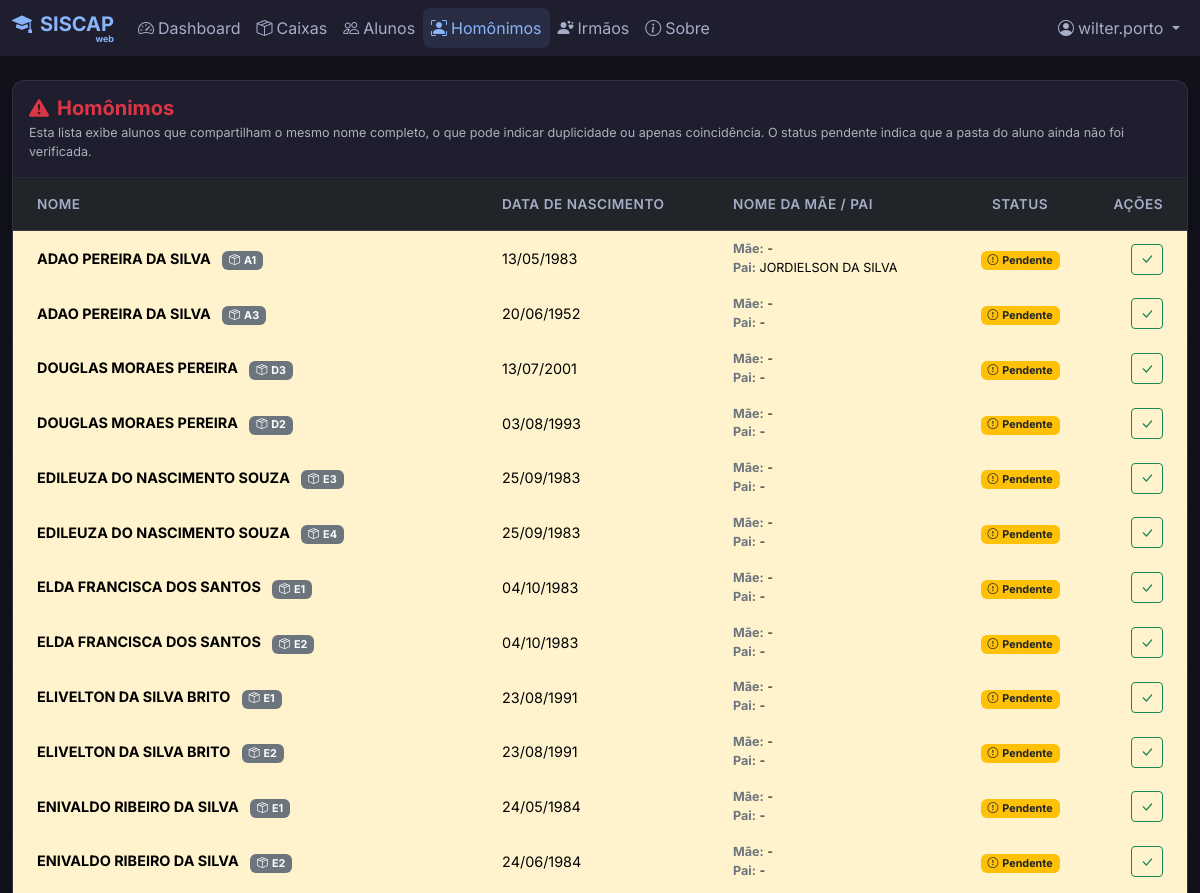
Page /homonimos (signed in, upper part) on the earlier database version.
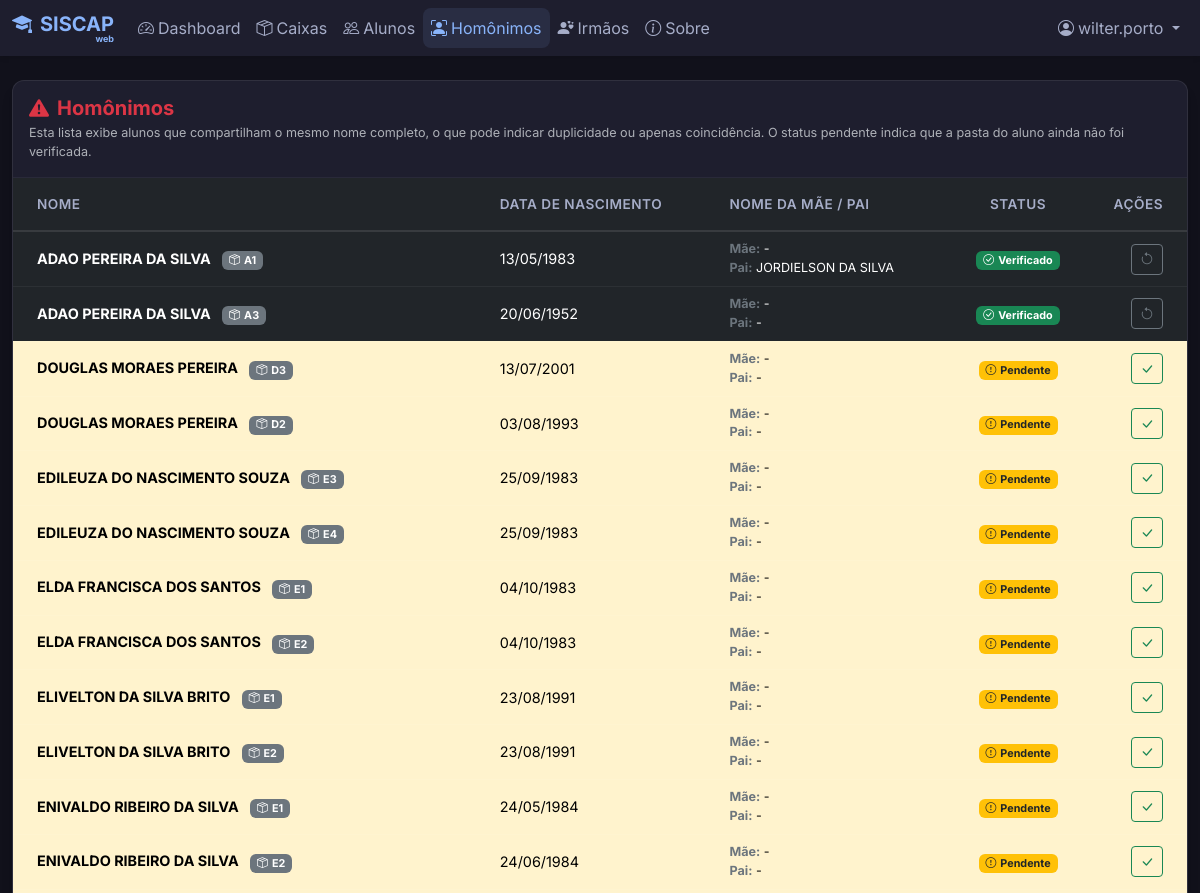
Same page on the later database version.
### models.py (models this page shows, shortened)
class User(UserMixin, db.Model):
    id = db.Column(db.Integer, primary_key=True)
    username = db.Column(db.String(80), unique=True, nullable=False)
    full_name = db.Column(db.String(120), nullable=True) # "Nome"
    cpf = db.Column(db.String(14), unique=True, nullable=True) # Formatted CPF 000.000.000-00
    email = db.Column(db.String(120), unique=True, nullable=True)
    password_hash = db.Column(db.String(200), nullable=False)
    role = db.Column(db.String(20), default='Usuário')
    active = db.Column(db.Boolean, default=True)

class Aluno(db.Model):
    id = db.Column(db.Integer, primary_key=True)
    nome = db.Column(db.String(100), nullable=False)
    data_nascimento = db.Column(db.Date, nullable=True)
    nome_mae = db.Column(db.String(100), nullable=True)
    nome_pai = db.Column(db.String(100), nullable=True)
    caixa_id = db.Column(db.Integer, db.ForeignKey('caixa.id'), nullable=False)
    ativo = db.Column(db.Boolean, default=False)
    homonimo_verificado = db.Column(db.Boolean, default=False)
    created_by_id = db.Column(db.Integer, db.ForeignKey('user.id'), nullable=True)
    caixa = db.relationship('Caixa', backref=db.backref('alunos', lazy=True))
    created_by = db.relationship('User', backref=db.backref('created_students', lazy=True))

class Caixa(db.Model):
    id = db.Column(db.Integer, primary_key=True)
    letra = db.Column(db.String(1), nullable=False)
    numero = db.Column(db.Integer, nullable=False)
    __table_args__ = (db.UniqueConstraint('letra', 'numero', name='_letra_numero_uc'),)
    @property
    def nome_formatado(self):
        return f"{self.letra}{self.numero}"

### app.py (the view)
@app.route('/homonimos')
@login_required
def homonimos():
    subquery = db.session.query(Aluno.nome).group_by(Aluno.nome).having(func.count(Aluno.nome) > 1).subquery()
    homonimos = Aluno.query.filter(Aluno.nome.in_(subquery)).order_by(Aluno.nome).all()
    return render_template('homonimos.html', homonimos=homonimos)

### app.py (called while the page is built)
def create_app(config_class=DevelopmentConfig):
    if os.environ.get('FLASK_ENV') == 'production':
        config_class = ProductionConfig
    app = Flask(__name__)
    app.config.from_object(config_class)
    app.config['PERMANENT_SESSION_LIFETIME'] = timedelta(minutes=10)
    db.init_app(app)
    login_manager = LoginManager()
    login_manager.login_view = 'login'
    login_manager.login_message = ''
    login_manager.login_message_category = 'info'
    login_manager.init_app(app)
    @login_manager.user_loader
    def load_user(user_id):
        return User.query.get(int(user_id))
    return app, login_manager

@app.context_processor
def inject_system_config():
    return dict(system_config=SystemConfig.query.first())

@app.before_request
def check_session_timeout():
    if current_user.is_authenticated:
        session.permanent = True
        last_activity = session.get('last_activity')
        if last_activity:
            last_activity_time = datetime.fromisoformat(last_activity)
            now = datetime.now()
            if now - last_activity_time > timedelta(minutes=10):
                logout_user()
                session.clear()
                flash('Sua sessão expirou por inatividade. Por favor, faça login novamente.', 'warning')
                return redirect(url_for('login'))
        session['last_activity'] = datetime.now().isoformat()

@app.before_request
def check_admin_access():
    admin_routes = ['/usuarios', '/configuracoes', '/importacoes', '/auditoria', '/usuarios/gerenciar']
    if request.path in admin_routes or request.path.startswith('/usuarios/'):
        if current_user.is_authenticated and current_user.role != 'Administrador':
            flash('Acesso negado. Apenas administradores podem acessar esta área.', 'error')
            return redirect(url_for('dashboard'))

### templates/homonimos.html (shortened to what this page needs)
{% extends 'base.html' %}
{% block content %}
<div style="font-size: 0.9rem;">
    <div class="card shadow-sm border-0">
        <div class="card-header bg-transparent py-3 border-bottom-0">
            <h5 class="card-title fw-bold text-danger mb-0">
                <i class="bi bi-exclamation-triangle-fill me-2"></i>Homônimos
            </h5>
            <p class="card-text text-muted small mt-1 mb-0">Esta lista exibe alunos que compartilham o mesmo nome
                completo,
                o que pode indicar duplicidade ou apenas coincidência. O status pendente indica que a pasta do aluno
                ainda não foi verificada.</p>
        </div>
        <div class="card-body p-0">
            <div class="table-responsive">
                <table class="table table-hover align-middle mb-0">
                    <thead class="bg-light">
                        <tr>
                            <th class="ps-4 py-3">Nome</th>
                            <th class="py-3">Data de Nascimento</th>
                            <th class="py-3">Nome da Mãe / Pai</th>
                            <th class="py-3 text-center">Status</th>
                            <th class="py-3 text-end pe-4">Ações</th>
                        </tr>
                    </thead>
                    <tbody>
                        {% for aluno in homonimos %}
                        <tr class="{% if not aluno.homonimo_verificado %}table-warning{% endif %}">
                            <td class="ps-4 fw-bold">
                                {{ aluno.nome }}
                                {% if aluno.caixa %}
                                <span class="badge bg-secondary ms-2" title="Caixa da Pasta">
                                    <i class="bi bi-box-seam me-1"></i>{{ aluno.caixa.nome_formatado }}
                                </span>
                                {% endif %}
                            </td>
                            <td>{{ aluno.data_nascimento.strftime('%d/%m/%Y') if aluno.data_nascimento else '<span
                                    class="text-muted fst-italic">Não informada</span>' | safe }}</td>
                            <td>
                                <div class="small"><span class="text-secondary fw-bold">Mãe:</span> {{ aluno.nome_mae or
                                    '-' }}
                                </div>
                                <div class="small"><span class="text-secondary fw-bold">Pai:</span> {{ aluno.nome_pai or
                                    '-' }}
                                </div>
                            </td>
                            <td class="text-center">
                                {% if aluno.homonimo_verificado %}
                                <span class="badge bg-success"><i class="bi bi-check-circle me-1"></i>Verificado</span>
                                {% else %}
                                <span class="badge bg-warning text-dark"><i
                                        class="bi bi-exclamation-circle me-1"></i>Pendente</span>
                                {% endif %}
                            </td>
                            <td class="text-end pe-4">
                                {% if not aluno.homonimo_verificado %}
                                <a href="{{ url_for('verificar_homonimo', id=aluno.id) }}"
                                    class="btn btn-sm btn-outline-success" title="Marcar como Verificado">
                                    <i class="bi bi-check-lg"></i>
                                </a>
                                {% else %}
                                <a href="{{ url_for('verificar_homonimo', id=aluno.id) }}"
                                    class="btn btn-sm btn-outline-secondary" title="Desmarcar Verificação">
                                    <i class="bi bi-arrow-counterclockwise"></i>
                                </a>
                                {% endif %}
                            </td>
                        </tr>
                        {% endfor %}
                    </tbody>
                </table>
            </div>
        </div>
    </div>
</div>
{% endblock %}

### templates/base.html (shortened to what this page needs)
<!DOCTYPE html>
<html lang="pt-BR" data-bs-theme="dark">
<head>
    <link href="https://cdn.jsdelivr.net/npm/bootstrap@5.3.2/dist/css/bootstrap.min.css" rel="stylesheet"
>
    <link rel="stylesheet" href="https://cdn.jsdelivr.net/npm/bootstrap-icons@1.11.1/font/bootstrap-icons.css">
    <link rel="stylesheet" href="{{ url_for('static', filename='css/style.css') }}">
</head>
<body>
    {% if current_user.is_authenticated %}
    <nav class="navbar navbar-expand-lg navbar-dark sticky-top mb-4">
        <div class="container-fluid">
            <a class="navbar-brand d-inline-flex flex-column align-items-end" style="line-height: 1;"
                href="{{ url_for('dashboard') }}">
                <div><i class="bi bi-mortarboard-fill me-2"></i>SISCAP</div>
                <span style="font-size: 45%;">web</span>
            </a>
            <div class="collapse navbar-collapse" id="navbarNav">
                <ul class="navbar-nav me-auto mb-2 mb-lg-0">
                    <li class="nav-item">
                        <a class="nav-link {% if request.path == '/' %}active{% endif %}"
                            href="{{ url_for('dashboard') }}">
                            <i class="bi bi-speedometer2 me-1"></i>Dashboard
                        </a>
                    </li>
                    <li class="nav-item">
                        <a class="nav-link {% if request.path == '/caixas' %}active{% endif %}"
                            href="{{ url_for('caixas') }}">
                            <i class="bi bi-box-seam me-1"></i>Caixas
                        </a>
                    </li>
                    <li class="nav-item">
                        <a class="nav-link {% if request.path.startswith('/alunos') %}active{% endif %}"
                            href="{{ url_for('alunos') }}">
                            <i class="bi bi-people me-1"></i>Alunos
                        </a>
                    </li>
                    <li class="nav-item">
                        <a class="nav-link {% if request.path == '/homonimos' %}active{% endif %}"
                            href="{{ url_for('homonimos') }}">
                            <i class="bi bi-person-bounding-box me-1"></i>Homônimos
                        </a>
                    </li>
                    <li class="nav-item">
                        <a class="nav-link {% if request.path == '/irmaos' %}active{% endif %}"
                            href="{{ url_for('irmaos') }}">
                            <i class="bi bi-person-hearts me-1"></i>Irmãos
                        </a>
                    </li>
                    <li class="nav-item">
                        <a class="nav-link {% if request.path == '/sobre' %}active{% endif %}"
                            href="{{ url_for('sobre') }}">
                            <i class="bi bi-info-circle me-1"></i>Sobre
                        </a>
                    </li>
                </ul>
                <ul class="navbar-nav">
                    <li class="nav-item dropdown">
                        <a class="nav-link dropdown-toggle" href="#" id="userDropdown" role="button"
                            data-bs-toggle="dropdown" aria-expanded="false">
                            <i class="bi bi-person-circle me-1"></i>{{ current_user.username }}
                        </a>
                    </li>
                </ul>
            </div>
        </div>
    </nav>
    {% endif %}
    <div class="container-fluid">
        <main class="main-content">
            {% block content %}{% endblock %}
        </main>
    </div>
    <div class="toast-container position-fixed top-0 end-0 p-3" style="z-index: 1055;">
    </div>
</body>
</html>

### static/css/style.css (style rules this page uses)
body { background-color: #11111b !important; color: #cdd6f4 !important; }
.nav-link { color: #a6adc8 !important; }
.nav-link:hover, .nav-link.active { background-color: rgba(137, 180, 250, 0.1) !important; color: #89b4fa !important; border-radius: 8px; }
.card { background-color: #1e1e2e !important; border: 1px solid rgba(255, 255, 255, 0.08) !important; box-shadow: 0 10px 15px -3px rgba(0, 0, 0, 0.1), 0 4px 6px -2px rgba(0, 0, 0, 0.05) !important; border-radius: 12px !important; }
.card-header { background-color: transparent !important; border-bottom: 1px solid rgba(255, 255, 255, 0.05) !important; padding-bottom: 15px !important; padding-top: 15px !important; }
.table { color: #cdd6f4 !important; }
.table th { border-bottom: 2px solid rgba(255, 255, 255, 0.1) !important; color: #a6adc8 !important; font-weight: 600; text-transform: uppercase; font-size: 0.85rem; letter-spacing: 0.5px; }
.table td { border-bottom: 1px solid rgba(255, 255, 255, 0.05) !important; }

### templates/base.html (style rules this page uses)
body { font-family: 'Inter', sans-serif; min-height: 100vh; background-color: #11111b; }
.navbar { background-color: #1e1e2e; box-shadow: 0 2px 5px rgba(0, 0, 0, 0.1); }
.nav-link { color: rgba(255, 255, 255, 0.7); transition: all 0.3s; }
.nav-link:hover, .nav-link.active { color: #89b4fa; }
.navbar-brand { color: #89b4fa !important; font-weight: 700; }
.card { background-color: #1e1e2e; border: 1px solid rgba(255, 255, 255, 0.05); box-shadow: 0 4px 6px rgba(0, 0, 0, 0.1); }

Differences in the rows shown:
changed Aluno "JORDIELSON DA SILVA": homonimo_verificado "Pendente" → "Verificado"
changed Aluno (number 2 of 9 on the later page): homonimo_verificado "Pendente" → "Verificado"
